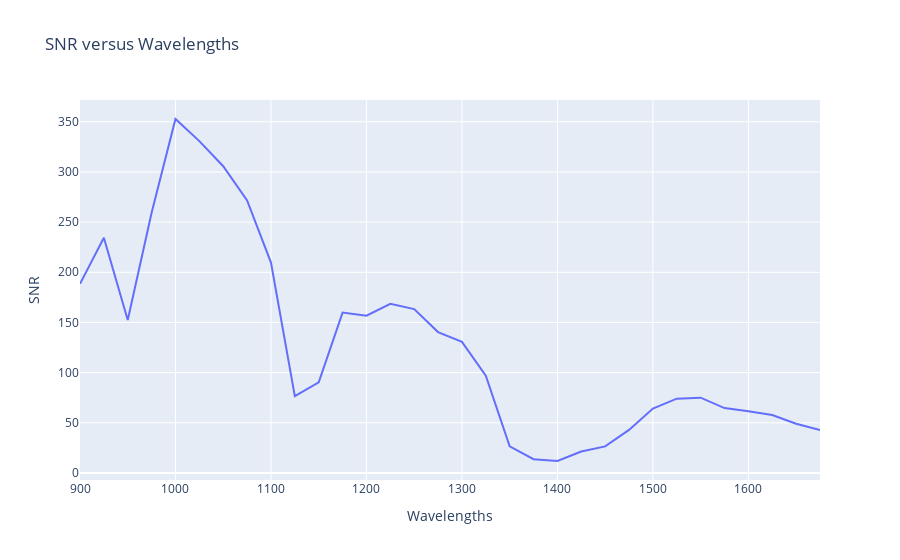

Notebook code for this chart:
### Markdown cell above
## Plots

### Code cell
wavelength_label = f"Wavelengths"
snr_label = f"SNR"
data = {
    wavelength_label: wavelength[:],
    snr_label: snr[:],
}

df = pd.DataFrame.from_dict(data=data)
graph = plot.line(
    df=df,
    x=wavelength_label,
    y=snr_label,
    title="SNR versus Wavelengths",
    dark=False,
)
graph.show()
display(df)

### Figure 1 — Plotly figure (JSON) as saved in the notebook; plotly's stock layout.template omitted (floating-point values rounded to 4 significant figures)
{"data": [{"hovertemplate": "Wavelengths=%{x}<br>SNR=%{y}<extra></extra>", "legendgroup": "", "line": {"color": "#636efa", "dash": "solid"}, "marker": {"symbol": "circle"}, "mode": "lines", "name": "", "orientation": "v", "showlegend": false, "type": "scatter", "x": [900, 925, 950, 975, 1000, 1025, 1050, 1075, 1100, 1125, 1150, 1175, 1200, 1225, 1250, 1275, 1300, 1325, 1350, 1375, 1400, 1425, 1450, 1475, 1500, 1525, 1550, 1575, 1600, 1625, 1650, 1675], "xaxis": "x", "y": [188.5, 234.4, 152.4, 259.4, 352.8, 330.7, 305.7, 271.6, 209.6, 76.6, 90.34, 159.9, 156.7, 168.6, 163.3, 140.4, 130.6, 96.98, 26.57, 13.75, 11.95, 21.4, 26.48, 42.95, 64.15, 74.06, 75.04, 64.68, 61.53, 57.8, 49.05, 42.76], "yaxis": "y"}], "layout": {"legend": {"tracegroupgap": 0}, "title": {"text": "SNR versus Wavelengths"}, "xaxis": {"anchor": "y", "domain": [0, 1], "title": {"text": "Wavelengths"}}, "yaxis": {"anchor": "x", "domain": [0, 1], "title": {"text": "SNR"}}}}
